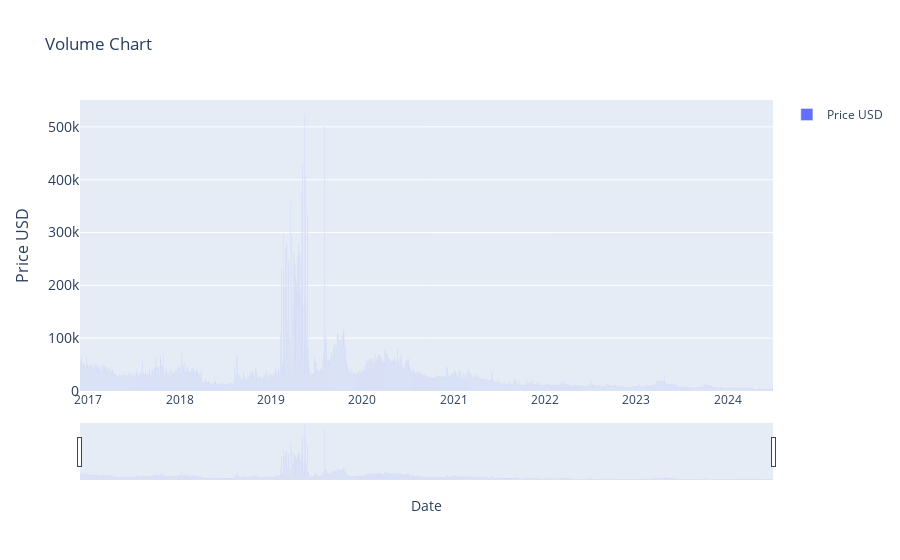

Notebook cell for this chart:
### Markdown cell above
### Volume Indicatior (1)

### Code cell
# > Volume Indicatior (1)

import plotly.graph_objects as go
import pandas as pd
from ipywidgets import interact, DatePicker
import numpy as np

# renames current item to df
df = current_item.copy()

# Creating interactive widgets for date selection
start_date_picker = DatePicker(description='Start Date', value=START_DATE)
end_date_picker = DatePicker(description='End Date', value=END_DATE)

# Display the interactive widget
interact(lambda start_date, end_date: plot_historic_volume(df, start_date, end_date),
         start_date=start_date_picker, end_date=end_date_picker)

### Figure 1 — Plotly figure (JSON) as saved in the notebook; plotly's stock layout.template omitted (floating-point values rounded to 4 significant figures; data arrays with more than 128 entries replaced by an {"elided": "..."} marker saying what was removed)
{"data": [{"name": "Price USD", "type": "bar", "x": {"elided": "2771 str values"}, "y": {"elided": "2771 int values"}}], "layout": {"showlegend": true, "title": {"text": "Volume Chart"}, "xaxis": {"rangeslider": {"visible": true}, "title": {"text": "Date"}, "type": "date"}, "yaxis": {"tickfont": {"size": 14}, "title": {"font": {"size": 16}, "text": "Price USD"}}}}
